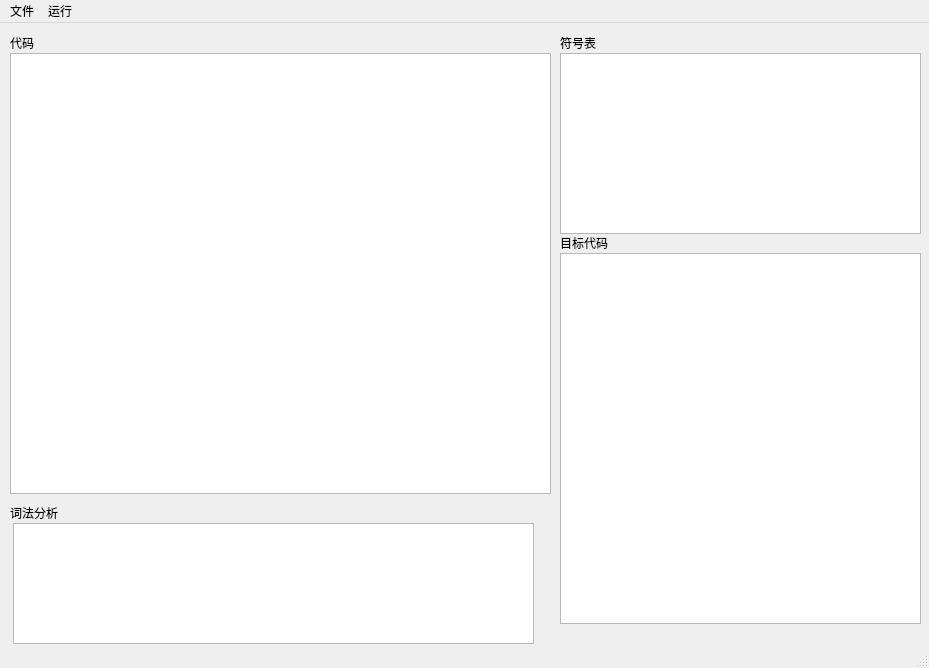
<?xml version="1.0" encoding="UTF-8"?>
<ui version="4.0">
 <class>MainWindow</class>
 <widget class="QMainWindow" name="MainWindow">
  <property name="geometry">
   <rect>
    <x>0</x>
    <y>0</y>
    <width>929</width>
    <height>668</height>
   </rect>
  </property>
  <property name="windowTitle">
   <string>编译原理课程设计</string>
  </property>
  <widget class="QWidget" name="centralwidget">
   <widget class="QTextEdit" name="textEdit">
    <property name="geometry">
     <rect>
      <x>10</x>
      <y>30</y>
      <width>541</width>
      <height>441</height>
     </rect>
    </property>
   </widget>
   <widget class="QPlainTextEdit" name="plainTextEdit">
    <property name="geometry">
     <rect>
      <x>560</x>
      <y>230</y>
      <width>361</width>
      <height>371</height>
     </rect>
    </property>
   </widget>
   <widget class="QLabel" name="label">
    <property name="geometry">
     <rect>
      <x>10</x>
      <y>480</y>
      <width>69</width>
      <height>20</height>
     </rect>
    </property>
    <property name="text">
     <string>词法分析</string>
    </property>
   </widget>
   <widget class="QLabel" name="label_2">
    <property name="geometry">
     <rect>
      <x>10</x>
      <y>10</y>
      <width>69</width>
      <height>20</height>
     </rect>
    </property>
    <property name="text">
     <string>代码</string>
    </property>
   </widget>
   <widget class="QLabel" name="label_3">
    <property name="geometry">
     <rect>
      <x>560</x>
      <y>210</y>
      <width>69</width>
      <height>20</height>
     </rect>
    </property>
    <property name="text">
     <string>目标代码</string>
    </property>
   </widget>
   <widget class="QLabel" name="label_4">
    <property name="geometry">
     <rect>
      <x>560</x>
      <y>10</y>
      <width>69</width>
      <height>20</height>
     </rect>
    </property>
    <property name="text">
     <string>符号表</string>
    </property>
   </widget>
   <widget class="QTextEdit" name="textEdit_3">
    <property name="geometry">
     <rect>
      <x>560</x>
      <y>30</y>
      <width>361</width>
      <height>181</height>
     </rect>
    </property>
   </widget>
   <widget class="QLabel" name="filename">
    <property name="geometry">
     <rect>
      <x>60</x>
      <y>10</y>
      <width>371</width>
      <height>20</height>
     </rect>
    </property>
    <property name="text">
     <string/>
    </property>
   </widget>
   <widget class="QTextEdit" name="textEdit_2">
    <property name="geometry">
     <rect>
      <x>13</x>
      <y>500</y>
      <width>521</width>
      <height>121</height>
     </rect>
    </property>
   </widget>
  </widget>
  <widget class="QMenuBar" name="menubar">
   <property name="geometry">
    <rect>
     <x>0</x>
     <y>0</y>
     <width>929</width>
     <height>22</height>
    </rect>
   </property>
   <widget class="QMenu" name="menu0">
    <property name="title">
     <string>文件</string>
    </property>
    <addaction name="actionopen"/>
   </widget>
   <widget class="QMenu" name="menu1">
    <property name="title">
     <string>运行</string>
    </property>
    <addaction name="actionrun"/>
   </widget>
   <addaction name="menu0"/>
   <addaction name="menu1"/>
  </widget>
  <widget class="QStatusBar" name="statusbar"/>
  <action name="actionopen">
   <property name="text">
    <string>open...</string>
   </property>
  </action>
  <action name="actionrun">
   <property name="text">
    <string>run</string>
   </property>
  </action>
  <action name="actionsave">
   <property name="text">
    <string>save</string>
   </property>
  </action>
 </widget>
 <resources/>
 <connections/>
</ui>
